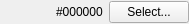
<?xml version="1.0" encoding="UTF-8"?>
<ui version="4.0">
 <class>WdgColorSelector</class>
 <widget class="QWidget" name="WdgColorSelector">
  <property name="geometry">
   <rect>
    <x>0</x>
    <y>0</y>
    <width>186</width>
    <height>24</height>
   </rect>
  </property>
  <property name="windowTitle">
   <string>Form</string>
  </property>
  <layout class="QHBoxLayout" name="horizontalLayout">
   <property name="leftMargin">
    <number>0</number>
   </property>
   <property name="topMargin">
    <number>0</number>
   </property>
   <property name="rightMargin">
    <number>0</number>
   </property>
   <property name="bottomMargin">
    <number>0</number>
   </property>
   <item>
    <widget class="QLabel" name="lPreview">
     <property name="minimumSize">
      <size>
       <width>50</width>
       <height>0</height>
      </size>
     </property>
     <property name="text">
      <string/>
     </property>
    </widget>
   </item>
   <item>
    <widget class="QLabel" name="lHex">
     <property name="text">
      <string>#000000</string>
     </property>
    </widget>
   </item>
   <item>
    <widget class="QPushButton" name="pbSelect">
     <property name="text">
      <string>Select...</string>
     </property>
    </widget>
   </item>
   <item>
    <spacer name="horizontalSpacer">
     <property name="orientation">
      <enum>Qt::Orientation::Horizontal</enum>
     </property>
     <property name="sizeHint" stdset="0">
      <size>
       <width>40</width>
       <height>20</height>
      </size>
     </property>
    </spacer>
   </item>
  </layout>
 </widget>
 <resources/>
 <connections/>
</ui>
